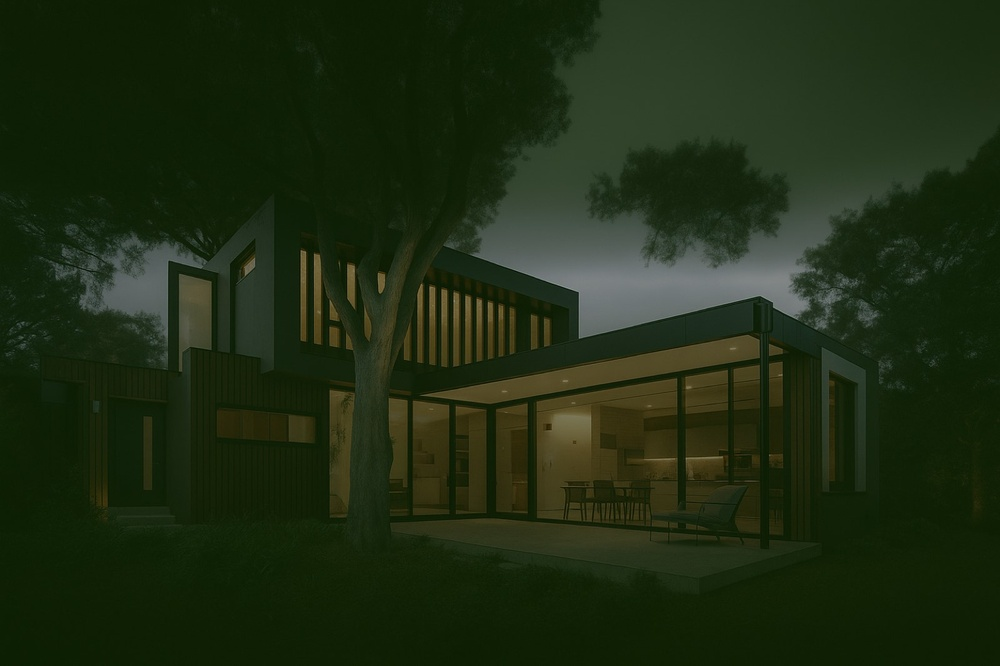
#> input picture _src/images/hero/hero-villa.jpg, 1000 x 666 px, shrunk from 1600 x 1066 before the run, given in place of fassade-vorher.jpg, which was not available
$ python va_verify.py ../images/hero/hero-villa.jpg ../images/hero/hero-desktop.jpg   (older library calls are emulated)
#> lines starting #> are read from the running program, lines starting #| are printed output that depends on the picture
"""
Verifikation der Deckungsgleichheit (Canny-Kantenvergleich Vorher vs. Nachher).

Kennzahlen je Paar:
  versatz_px  = lokale Verschiebung je Bildkachel (96 px) per Phasenkorrelation
                auf den Gradientenbildern, Subpixel-genau. Kriterium: Median ≤ 0,2 px
                und ≥ 99 % der Kacheln ≤ 1 px. (Rein farbliche Änderungen verschieben
                nichts; einzelne Kacheln mit kräftigem neuem Schmutz-Muster können die
                Korrelation leicht verzerren – deshalb Median + Perzentil statt Maximum.)
  verschoben  = Anteil der Vorher-Kanten, die 2–6 px neben einer Nachher-Kante
                liegen, aber NICHT innerhalb 1 px (= versetzte/springende Kante).
                Hinweis: Canny verschiebt Kantenpixel bei Kontraständerung um
                1–2 px (Schwellen-Jitter) – daher nur Zusatzindikator (< 3 %).
  erhalten    = Anteil der Nachher-Kanten, die im Vorher-Bild (±1 px) vorhanden sind.
  zusätzlich  = Vorher-Kanten ohne Nachher-Gegenstück (gewollter Schmutz).
Ausgabe: <ziel>/<id>-kanten.png (weiß = deckungsgleich, rot = nur vorher,
blau = nur nachher, gelb = verschoben). Exit-Code 1 bei Versatz.

Aufruf: python3 _src/tools/va_verify.py <bild-ordner> <ziel-ordner>
"""
import json
import sys
from pathlib import Path

import cv2
import numpy as np

MAX_SHIFT_PCT = 3.0      # Canny-Jitter-Toleranz
MAX_MEDIAN_SHIFT_PX = 0.2   # echte geometrische Verschiebung (Median)
MAX_TILES_OVER_1PX_PCT = 1.0  # Anteil Kacheln mit > 1 px
TILE = 96


def edges(gray):
    return cv2.Canny(cv2.GaussianBlur(gray, (5, 5), 0), 50, 140) > 0


def tile_shifts(a, b):
    """Subpixel-Verschiebung je Kachel (Phasenkorrelation der Gradientenbeträge)."""
    def grad(img):
        g = img.astype(np.float32)
        return cv2.magnitude(cv2.Sobel(g, cv2.CV_32F, 1, 0), cv2.Sobel(g, cv2.CV_32F, 0, 1))
    ga, gb = grad(a), grad(b)
    win = cv2.createHanningWindow((TILE, TILE), cv2.CV_32F)
    shifts = []
    h, w = a.shape
    for y in range(0, h - TILE + 1, TILE // 2):
        for x in range(0, w - TILE + 1, TILE // 2):
            ta, tb = ga[y:y + TILE, x:x + TILE], gb[y:y + TILE, x:x + TILE]
            if ta.std() < 8 or tb.std() < 8:  # strukturlose Kacheln (Himmel, Wand) überspringen
                continue
            (dx, dy), resp = cv2.phaseCorrelate(ta, tb, win)
            if resp > 0.1:
                shifts.append(float(np.hypot(dx, dy)))
    return np.array(shifts) if shifts else np.zeros(1)


def main(src, dst):
#> called with src = '../images/hero/hero-villa.jpg', dst = '../images/hero/hero-desktop.jpg'
    src, dst = Path(src), Path(dst)
    dst.mkdir(parents=True, exist_ok=True)
    report, ok = {}, True
    for pid in ("fassade", "fenster", "innen"):
        v = cv2.imread(str(src / f"{pid}-vorher.jpg"), cv2.IMREAD_GRAYSCALE)
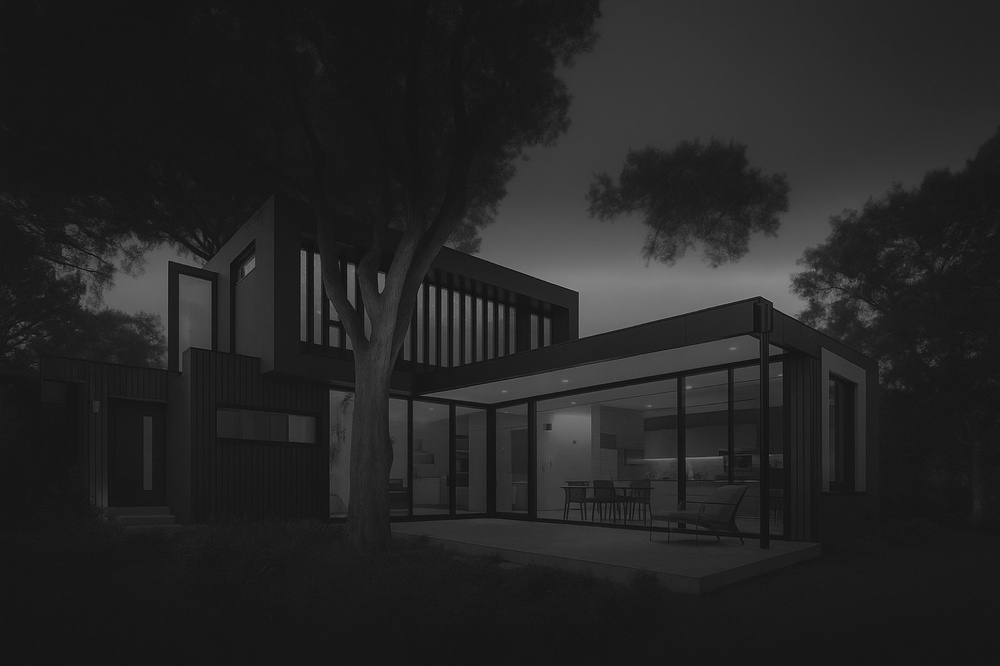
#> v: shape (666, 1000); min 10, max 147, mean 36.6
        n = cv2.imread(str(src / f"{pid}-nachher.jpg"), cv2.IMREAD_GRAYSCALE)
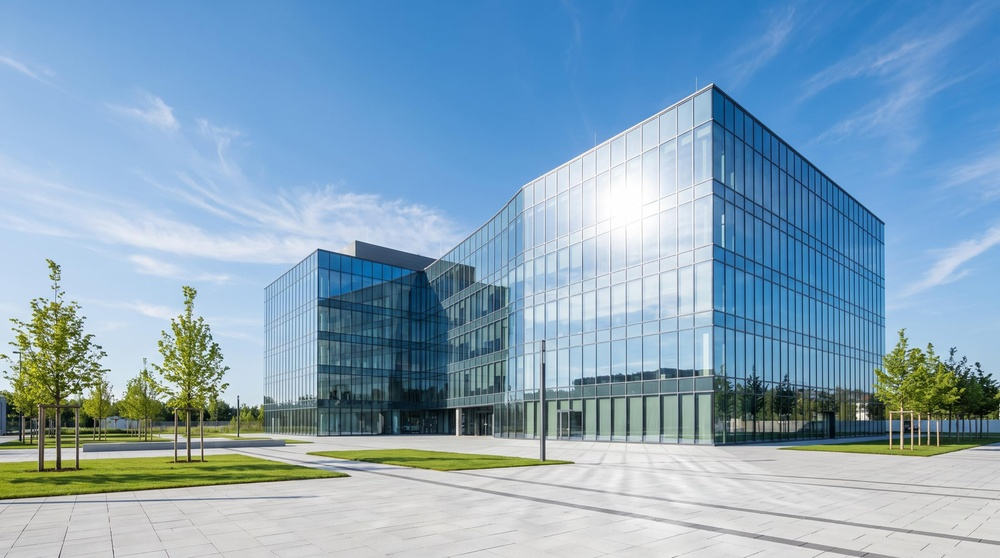
#> input picture _src/images/hero/hero-desktop.jpg, 1000 x 558 px, shrunk from 2400 x 1339 before the run, given in place of fassade-nachher.jpg, which was not available
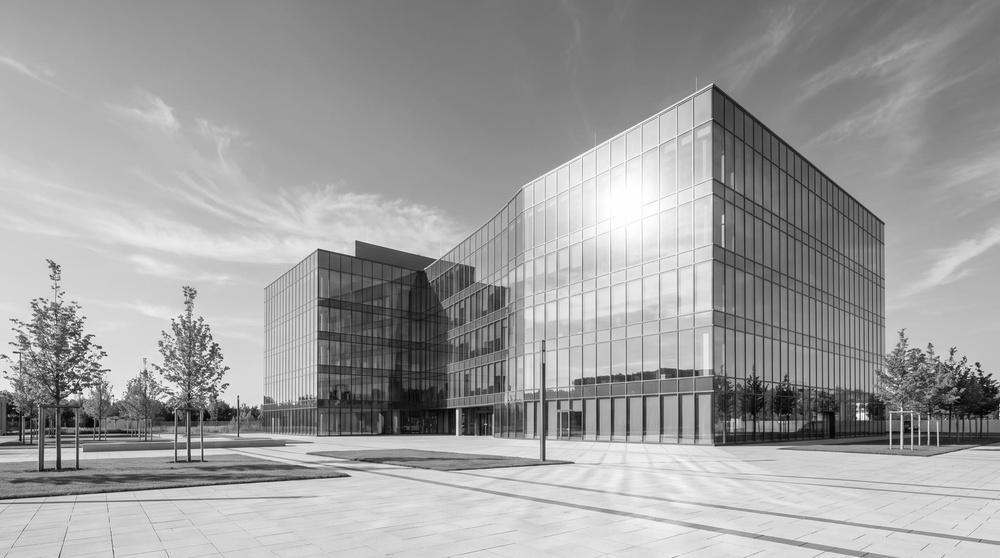
#> n: shape (558, 1000); min 0, max 255, mean 158.4
        if v is None or n is None or v.shape != n.shape:
#> (the run stopped early here; a loop or call above may not have finished)
